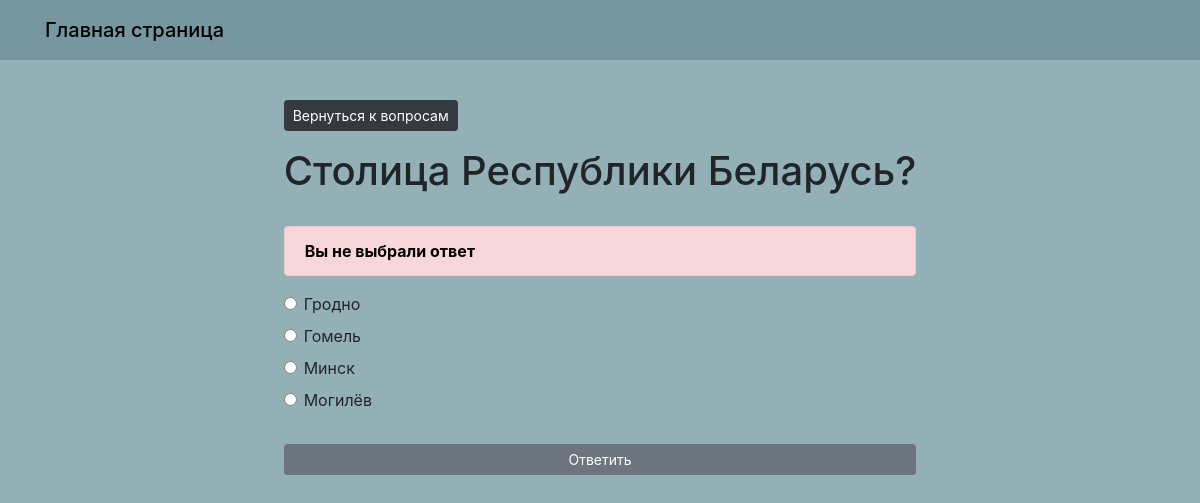
Screenshot of /questions/7/vote/ with the database file from the repository.
### questions/models.py (models this page shows, shortened)
class Question(models.Model):
    question_text = models.CharField(max_length=255, verbose_name='Вопрос')
    pub_date = models.DateTimeField('дата публикации')
    class Meta:
        verbose_name = 'Вопрос'
        verbose_name_plural = 'Вопросы'

class Choice(models.Model):
    question = models.ForeignKey(Question, on_delete=models.CASCADE)
    choice_text = models.CharField(max_length=255, verbose_name='Ответ')
    votes = models.IntegerField(default=0, verbose_name='голоса')
    class Meta:
        verbose_name = 'Ответ'
        verbose_name_plural = 'Ответы'

### questions/views.py (the view)
# urls.py: path('<int:question_id>/vote/', views.vote, name='vote'),
def vote(request, question_id):
    question = get_object_or_404(Question, pk=question_id)
    try:
        selected_choice = question.choice_set.get(pk=request.POST['choice'])
    except (KeyError, Choice.DoesNotExist):
        return render(request, 'questions/detail.html', {
            'question': question,
            'error_message': 'Вы не выбрали ответ',
        })
    else:
        selected_choice.votes += 1
        selected_choice.save()
        return HttpResponseRedirect(reverse('results', args=(question.id,)))

### templates/questions/detail.html (shortened to what this page needs)
{% extends 'base.html' %}
{% block content %}
    <div class="card-body_1">
        <a class="btn btn-dark btn-sm mb-3" href="{% url 'index' %}">Вернуться к вопросам</a>
    </div>
    <h1 class="text-center mb-3">{{ question.question_text }}</h1>
    {% if error_message %}
        <p class="alert alert-danger">
            <strong class="error">{{ error_message }}</strong>
        </p>
    {% endif %}
    <form action="{% url 'vote' question.id %}" method="post">
        {% for choice in question.choice_set.all %}
            <div class="form-check">
                <input type="radio" name="choice" class="form-check-input" id="choice{{ forloop.counter }}"
                       value="{{ choice.id }}"/>
                <label for="choice{{ forloop.counter }}">{{ choice.choice_text }}</label>
            </div>
        {% endfor %}
        <div class="card-body_1">
            <input type="submit" value='Ответить' class="btn btn-secondary btn-sm btn-block mt-4"/>
        </div>
    </form>
{% endblock %}

### static/css/style.css (style rules this page uses)
.basic { background: #94b0b7; }
h1 { padding-bottom: 15px; }
.error { color: black; }

### rows the page displays
Question: question_text "Столица Республики Беларусь?"
Choice: choice_text "Гродно"
Choice: choice_text "Гомель"
Choice: choice_text "Минск"
Choice: choice_text "Могилёв"

### other values shown
{{ error_message }} "Вы не выбрали ответ"
